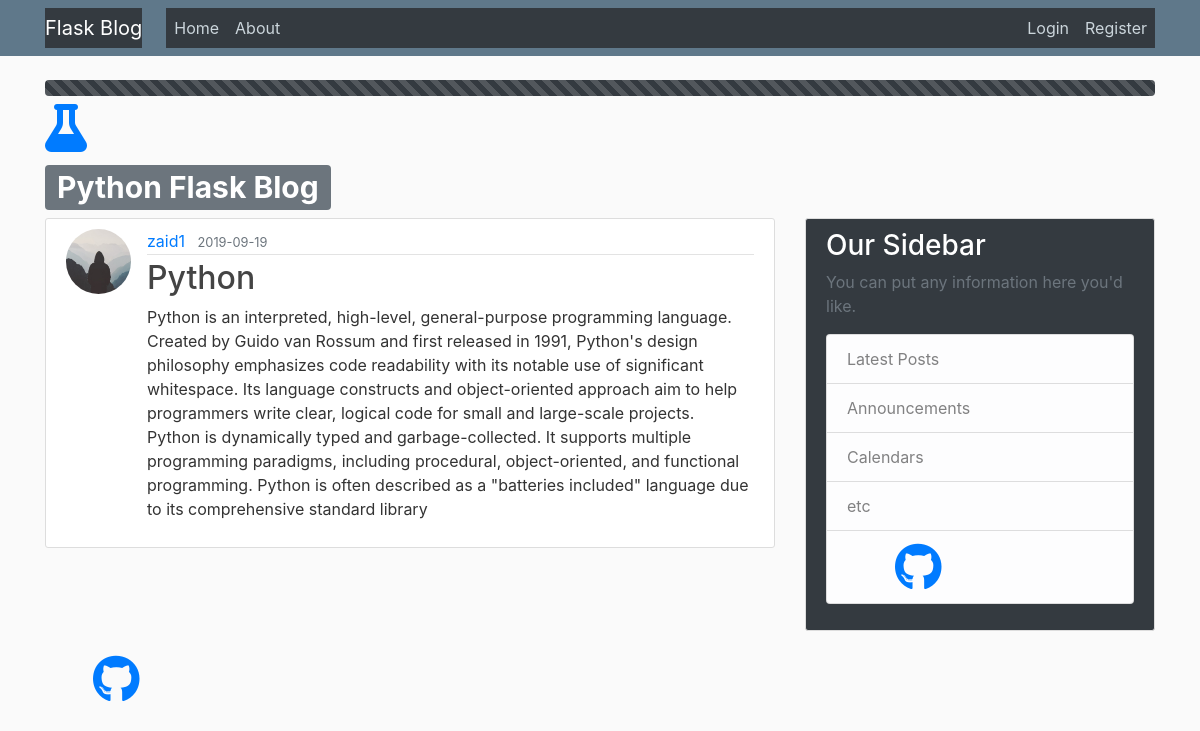
/post/1, run on the app's committed database.
### flaskblog/models.py (models this page shows, shortened)
class User(db.Model, UserMixin):
    id = db.Column(db.Integer, primary_key=True)
    username = db.Column(db.String(20), unique=True, nullable=False)
    email = db.Column(db.String(120), unique=True, nullable=False)
    image_file = db.Column(db.String(20), nullable=False, default='default.jpg')
    password = db.Column(db.String(60), nullable=False)
    posts = db.relationship('Post', backref='author', lazy=True)

class Post(db.Model):
    id = db.Column(db.Integer, primary_key=True)
    title = db.Column(db.String(100), nullable=False)
    date_posted = db.Column(db.DateTime, nullable=False, default=datetime.utcnow)
    content = db.Column(db.Text, nullable=False)
    user_id = db.Column(db.Integer, db.ForeignKey('user.id'), nullable=False)

### flaskblog/posts/routes.py (the view)
@posts.route("/post/<int:post_id>")
def post(post_id):
    post = Post.query.get_or_404(post_id)
    return render_template('post.html', title=post.title, post=post)

### flaskblog/templates/post.html (shortened to what this page needs)
{% extends "layout.html" %}
{% block content %}
  <article class="media content-section">
    <img class="rounded-circle article-img" src="{{ url_for('static', filename='profile_pics/' + post.author.image_file) }}">
    <div class="media-body">
      <div class="article-metadata">
        <a class="mr-2" href="{{ url_for('users.user_posts', username=post.author.username) }}">{{ post.author.username }}</a>
        <small class="text-muted">{{ post.date_posted.strftime('%Y-%m-%d') }}</small>
      </div>
      <h2 class="article-title">{{ post.title }}</h2>
      <p class="article-content">{{ post.content }}</p>
    </div>
  </article>
{% endblock content %}

### flaskblog/static/main.css (style rules this page uses)
body { background: #fafafa; color: #333333; margin-top: 5rem; }
h1, h2, h3, h4, h5, h6 { color: #444444; }
.content-section { background: #ffffff; padding: 10px 20px; border: 1px solid #dddddd; border-radius: 3px; margin-bottom: 20px; }
.article-title { color: #444444; }
.article-content { white-space: pre-line; }
.article-img { height: 65px; width: 65px; margin-right: 16px; }
.article-metadata { padding-bottom: 1px; margin-bottom: 4px; border-bottom: 1px solid #e3e3e3 }

### data on the page
User: image_file (placeholder picture), author.username "zaid1"
Post: date_posted "2019-09-19", title "Python", content "Python is an interpreted, high-level, general-purpose programming language. Created by Guido van Rossum and first released in 1991, Python's design philosophy emphasizes code readability with its notable use of significant whitespace. Its language constructs and object-oriented approach aim to help programmers write clear, logical code for small and large-scale projects. Python is dynamically typed and garbage-collected. It supports multiple programming paradigms, including procedural, object-oriented, and functional programming. Python is often described as a \"batteries included\" language due to its comprehensive standard library"
